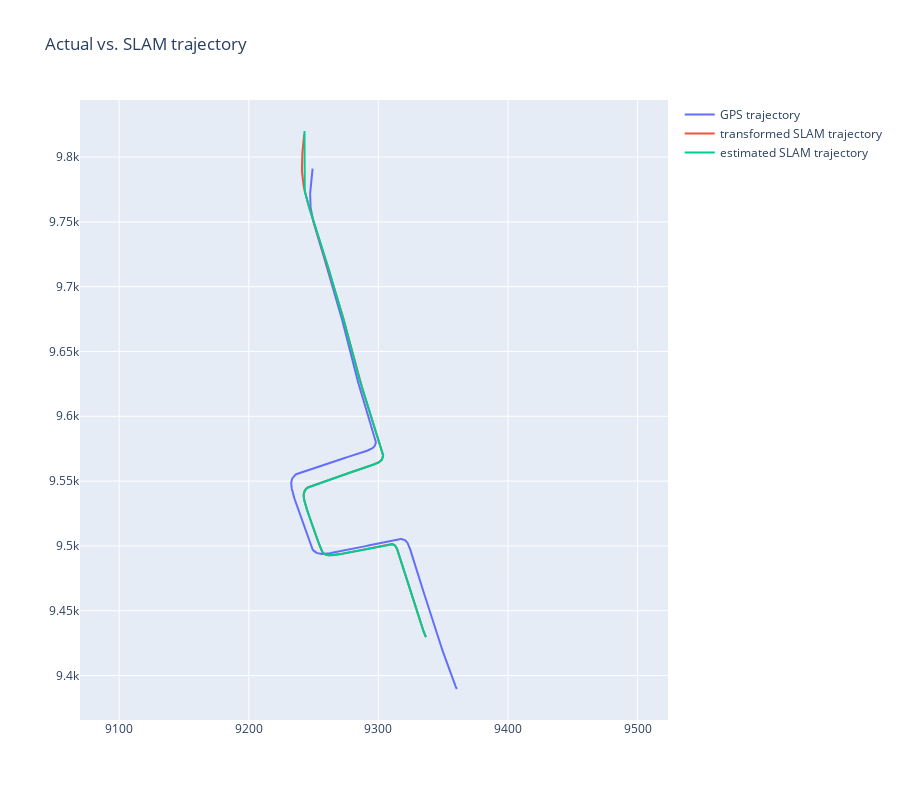

Notebook code cell kept with this figure:
### Code cell
import pyproj
import math
from pykalman import KalmanFilter
import numpy as np
import pandas as pd
import plotly.express as px
import plotly.graph_objects as go
from plotly.subplots import make_subplots
from utils import ORBSLAMResults, umeyama_alignment, kabsch_umeyama

results = ORBSLAMResults("~/msc/shared_data/orbslam-out-lest-umeyama-vabadusepst")

gps_trajectory = pd.DataFrame([(kf.gps.x, kf.gps.y, kf.gps.z) for kf in results.keyframes[1:]], columns=[ 'x', 'y', 'z'])
slam_trajectory = pd.DataFrame([(kf.x, kf.y, kf.z) for kf in results.keyframes[1:]], columns=[ 'x', 'y', 'z'])
R, t, c = umeyama_alignment(slam_trajectory.to_numpy().T, gps_trajectory.to_numpy().T,   True)
adjusted_slam_trajectory = pd.DataFrame(np.array([t + c * R @ p for p in slam_trajectory.to_numpy()]), columns=[ 'x', 'y', 'z'])
estimated_slam_trajectory = pd.DataFrame([(kf.x, kf.y, kf.z) for kf in results.gps_estimate[1:]], columns=[ 'x', 'y', 'z'])

fig = go.Figure(layout=dict(title='Actual vs. SLAM trajectory', height=800))
fig.add_trace(go.Scatter(x=gps_trajectory.x, y=gps_trajectory.y, mode='lines', name='GPS trajectory'))
fig.add_trace(go.Scatter(x=adjusted_slam_trajectory.x, y=adjusted_slam_trajectory.y, mode='lines', name='transformed SLAM trajectory'))
fig.add_trace(go.Scatter(x=estimated_slam_trajectory.x, y=estimated_slam_trajectory.y, mode='lines', name='estimated SLAM trajectory'))
fig.update_yaxes(
    scaleanchor="x",
    scaleratio=1,
)
fig.show()

### Figure 1 — Plotly figure (JSON) as saved in the notebook; plotly's stock layout.template omitted (floating-point values rounded to 4 significant figures; data arrays with more than 128 entries replaced by an {"elided": "..."} marker saying what was removed)
{"data": [{"mode": "lines", "name": "GPS trajectory", "type": "scatter", "x": {"elided": "507 float values"}, "y": {"elided": "507 float values"}}, {"mode": "lines", "name": "transformed SLAM trajectory", "type": "scatter", "x": {"elided": "507 float values"}, "y": {"elided": "507 float values"}}, {"mode": "lines", "name": "estimated SLAM trajectory", "type": "scatter", "x": {"elided": "3000 float values"}, "y": {"elided": "3000 float values"}}], "layout": {"height": 800, "title": {"text": "Actual vs. SLAM trajectory"}, "yaxis": {"scaleanchor": "x", "scaleratio": 1}}}
